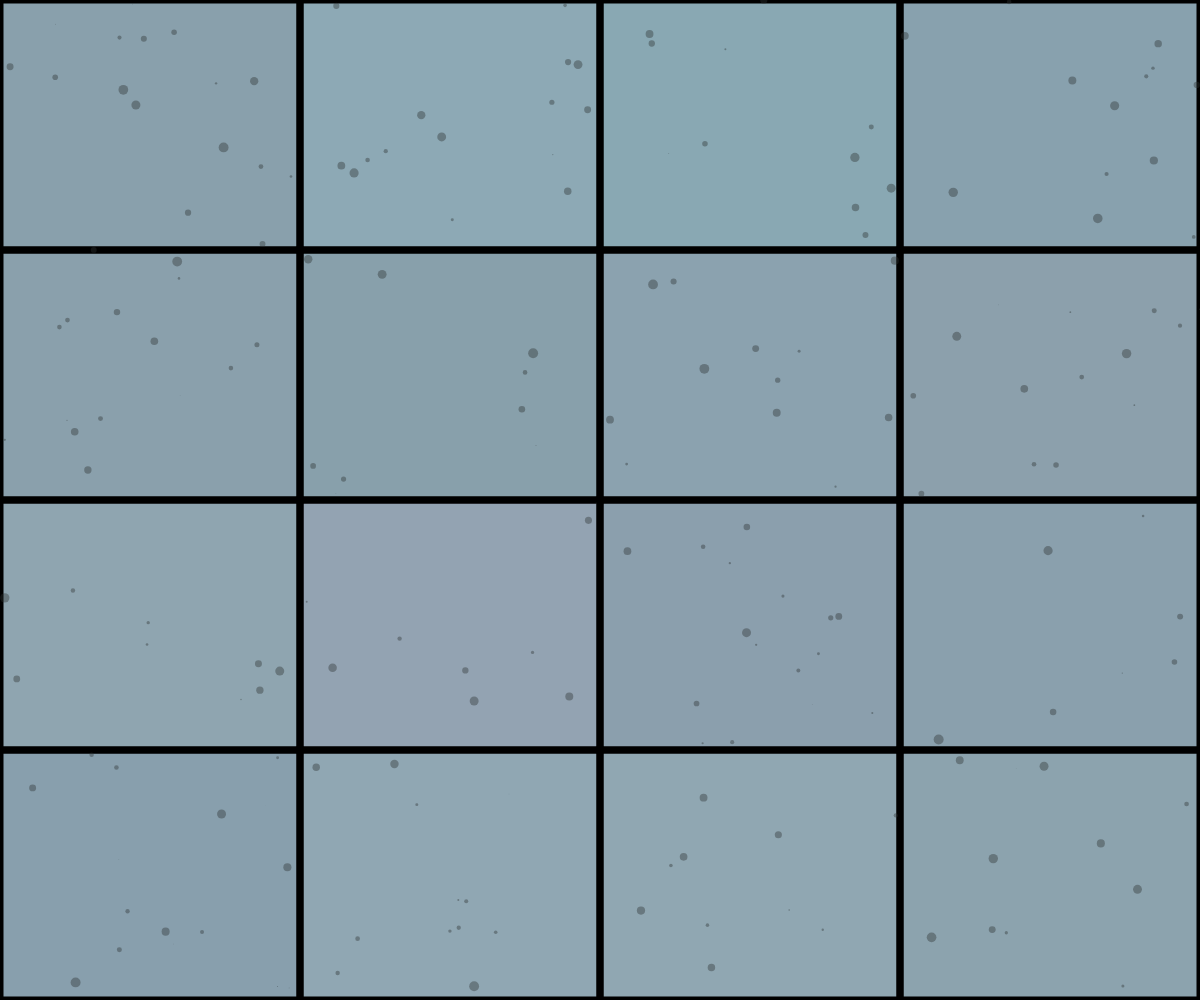
Frame 1 (no input)
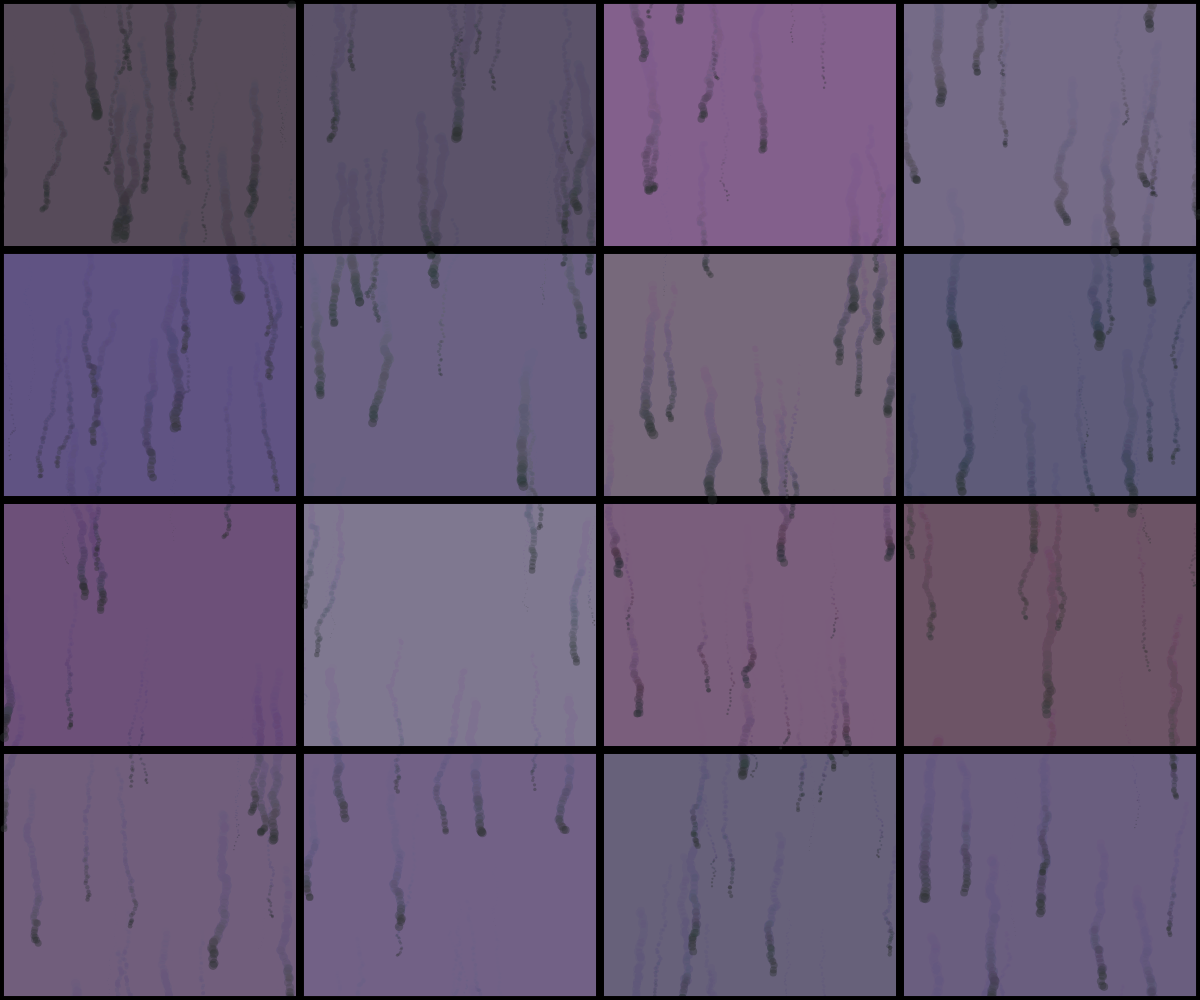
Frame 60 (no input)
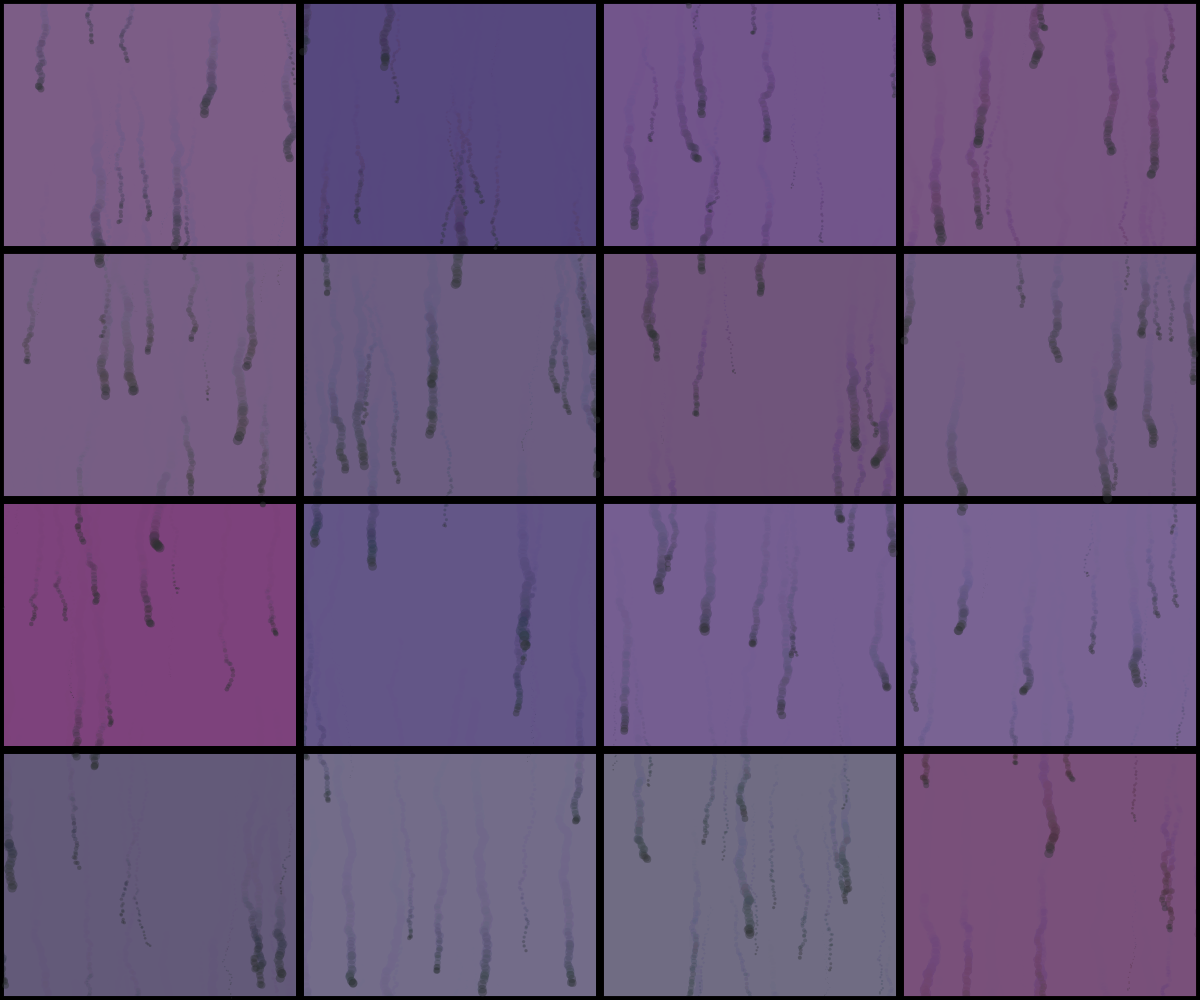
Frame 120 (the mouse pressed at the canvas centre since frame 60)

The p5.js sketch that drew these frames (run headless with seeded random() and noise() and a simulated clock; from frame 60 on, the mouse is pressed at the canvas centre):

// p5.js sketch
// ── sketch.js
// Animation for Trio Tain

let tileCount1, tileCount2;
let drips = [];
let pane = [];
let shade = 0;

function setup() {
  createCanvas(windowWidth, windowHeight);
  colorMode(HSB, 360, 100, 100, 100);
  tileCount1 = 4;
  tileCount2 = 4;
  frameRate(30);
  background(200, 20, 70);
  for (var j = 0; j < 200; j++) {
		drips[j] = new Drip(random(width), random(height), random(10));
	}
}

function draw() {
//   background(220);
 background(200, 20, 70, 1);
 grid();
  for (let i = 0; i < drips.length; i++) {
    drips[i].move();
    drips[i].edges();
		drips[i].show();
  }
  shade += 0.25;
  if (shade = 100){
    shade = 0;
  }
  
}

function grid(){
  for (let gridY = 0; gridY < tileCount2; gridY++) {
    for (let gridX = 0; gridX < tileCount1; gridX++) {
      let posX = (width / tileCount1) * gridX;
      let posY = (height / tileCount2) * gridY;
      //noFill();
      strokeWeight(7);
      fill(random(180, 360), random(100), random(100), 5)
      stroke(0);
      rect(posX, posY, width/tileCount1, height/tileCount2);
    }
  } 
}

class Drip {
  constructor(x, y, r){
    this.x = x;
    this.y = y;
    this.r = r;
  }

  move() {
		this.x = this.x + random(-2, 2);
		this.y = this.y + random(5);
	}

  edges(){
    if (this.x < 0){
      this.x = width;
    } else if (this.x > width){
      this.x = 0;
    }

    if (this.y < 0){
      this.y = height;
    } else if (this.y > height){
      this.y = 0;
      
    }

  }

	show() {
		noStroke();
    // stroke(0, 50);
    fill(200, 10, 20, 40);
    // fill(255, 50);
		ellipse(this.x, this.y, this.r);
	}
}

function windowResized(){
  resizeCanvas(windowWidth, windowHeight);
}
